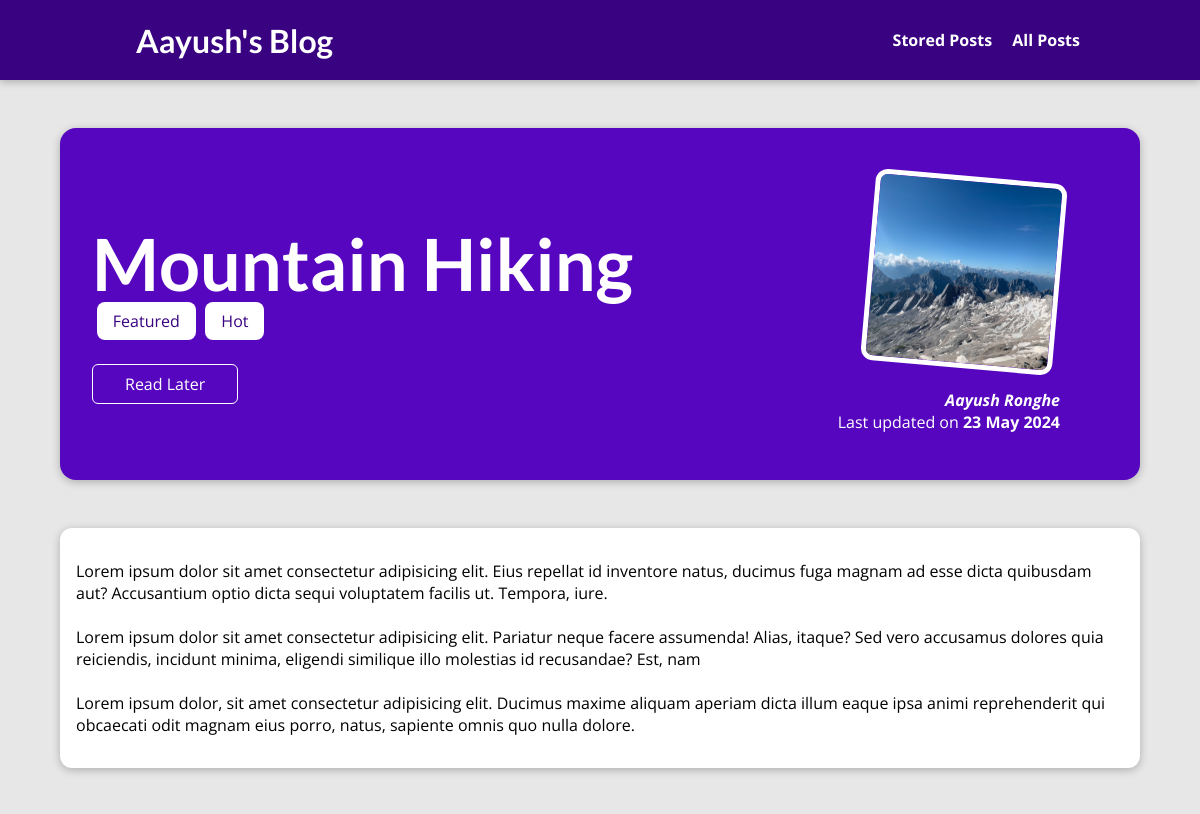
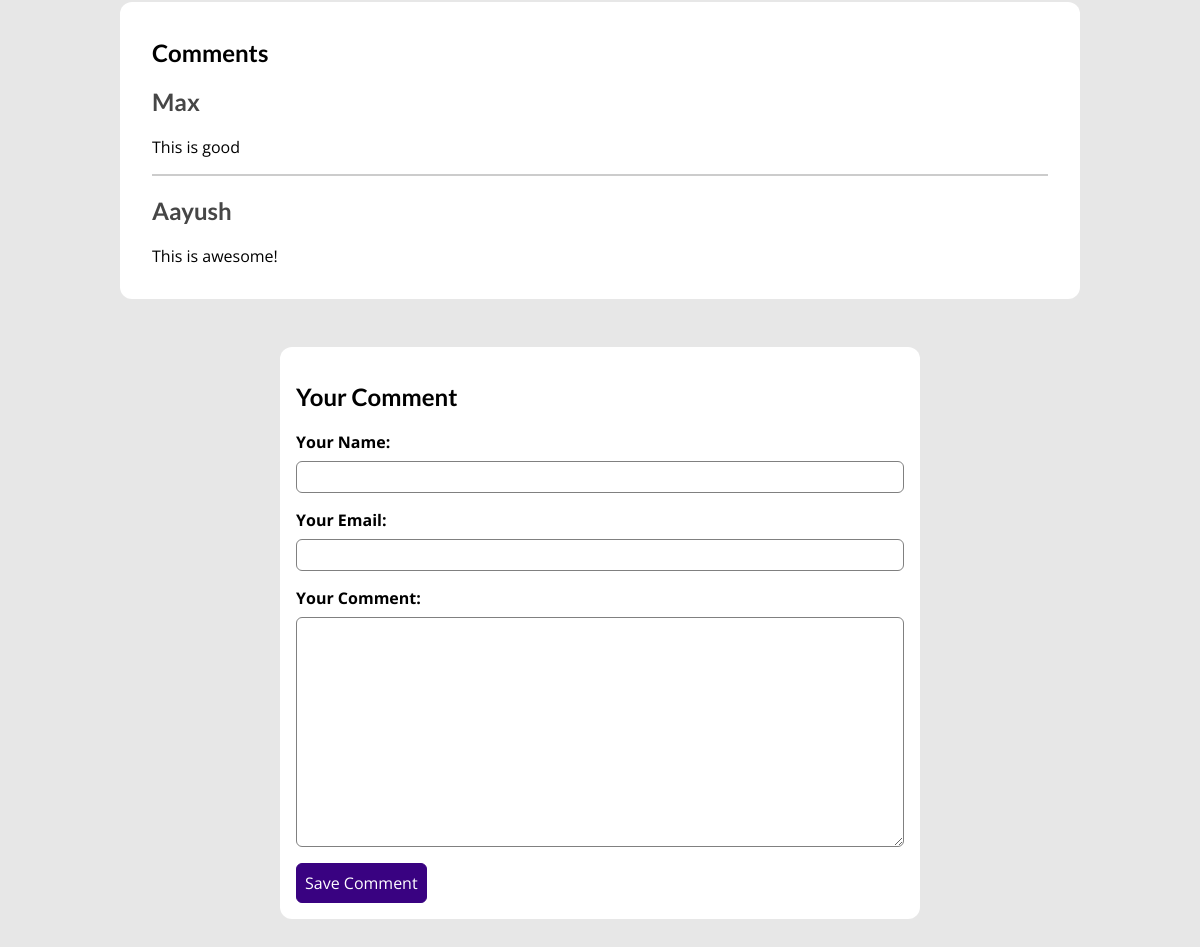
Screenshot of /posts/hike-in-the-mountians with the database file from the repository (2 pictures, top to bottom).
### blog/models.py (models this page shows, shortened)
class Post(models.Model):
    title=models.CharField(max_length=150)
    excerpt=models.CharField(max_length=200)
    image=models.ImageField(upload_to="posts",null=True)
    date=models.DateField()
    slug=models.SlugField(unique=True,db_index=True)
    content=models.TextField(validators=[MinLengthValidator(10)])
    author=models.ForeignKey(Author,on_delete=models.SET_NULL,null=True,related_name="posts")
    tags=models.ManyToManyField(Tag)

class Tag(models.Model):
    caption=models.CharField(max_length=20)

class Author(models.Model):
    first_name=models.CharField(max_length=100)
    last_name=models.CharField(max_length=100)
    email_address=models.EmailField()
    def full_name(self):
        return f"{self.first_name} {self.last_name}"
    def __str__(self):
        return self.full_name()

class Comment(models.Model):
    user_name=models.CharField(max_length=120)
    user_email=models.EmailField()
    text=models.TextField(max_length=400)
    post=models.ForeignKey(Post,on_delete=models.CASCADE,related_name="comments")

### blog/views.py (the view, shortened to what this page needs)
# urls.py: path("posts/<slug:slug>",views.SinglePostView.as_view(),name="post-detail-page"),
class SinglePostView(View):
    def is_stored_post(self,req,post_id):
        stored_posts=req.session.get("stored_posts")
        if stored_posts is not None:
            is_saved_for_later=post_id in stored_posts
        else:
            is_saved_for_later=False
        return is_saved_for_later
    def get(self,req,slug):
        post=Post.objects.get(slug=slug)
        context={
            "post":post,
            "post_tags":post.tags.all(),
            "comment_form":CommentForm(),
            "comments":post.comments.all().order_by("-id"),
            "saved_for_later":self.is_stored_post(req,post.id)
        }
        return render(req,"blog/post-detail.html",context)

### blog/forms.py
class CommentForm(forms.ModelForm):
    class Meta:
        model=Comment
        exclude=["post"]
        labels={
            "user_name":"Your Name",
            "user_email":"Your Email",
            "text":"Your Comment"
        }

### blog/templates/blog/post-detail.html (shortened to what this page needs)
{% extends "base.html" %}
{% load static %}
{% block css_files %}<link rel="stylesheet" href="{% static "blog/post-detail.css" %}">{% endblock css_files %}
{% block content %}
<section id="summary">
    <h2>{{post.title}}</h2>
    <div>{% for tag in post_tags %}<span class="tag">{{tag.caption}}</span>{% endfor %}</div>
    <div id="read-later">
        <form action="{% url "read-later" %}" method="POST">
            <button>
                {% if saved_for_later %}
                Remove from "Read Later" list
                {% else %}
                    Read Later
                {% endif %}
            </button>
        </form>
    </div>
    <article>
        <img src="{{post.image.url}}" alt="Post Title">
        <address>
           <a href="mailto:{{post.author.email_address}}"> {{post.author}}</a>
        </address>
        <div>
            Last updated on <time datetime="">{{post.date|date:"d M Y"}}</time>
        </div>
    </article>
</section>
<main>
    {{post.content|linebreaks}}
</main>
<section id='comments'>
    <h1>Comments</h1>
    <ul>
        {% for comment in comments %}
            <li>
                <h2>{{comment.user_name}}</h2>
                <p>{{comment.text|linebreaks}}</p>
            </li>
        {% endfor %}
    </ul>
</section>
<section  id="comment-form">
    <h2>Your Comment</h2>
    <form action="{% url "post-detail-page" post.slug %}" method="POST">
        {% for form_field in comment_form %}
        <div class="form-control {% if form_field.errors %}invalid{% endif %}">
            {{form_field.label_tag}}
            {{form_field}}
        </div>
        {% endfor %}
        <button>Save Comment</button>
    </form>
</section>
{% endblock content %}

### templates/base.html (shortened to what this page needs)
{% load static %}
<!DOCTYPE html>
<html lang="en">
<head>
    <link rel="stylesheet" href="{% static "app.css" %}">
    {% block css_files %}{% endblock css_files %}
</head>
<body>
    <header id="main-navigation">
        <h1><a href="{% url "starting-page" %}">Aayush's Blog</a></h1>
        <nav>
            <a href="{% url "read-later" %}">Stored Posts</a>
            <a href="{% url "posts-page" %}">All Posts</a>
        </nav>
    </header>
    {% block content %}{% endblock content %}
</body>
</html>

### static/app.css (style rules this page uses)
* { box-sizing: border-box; }
html { font-family: 'Open Sans', 'Lato', sans-serif; }
body { margin: 0; }
h1, h2, h3 { font-family: 'Lato', sans-serif; font-weight: bold; }
#main-navigation { width: 100%; height: 5rem; display: flex; justify-content: space-between; align-items: center; padding: 0 10%; position: absolute; top: 0; left: 0; }
#main-navigation a { text-decoration: none; color: white; font-weight: bold; margin-left: 1rem; }

### blog/static/blog/post-detail.css (style rules this page uses)
body { background-color: #e7e7e7; }
#main-navigation { background-color: #390281; box-shadow: 0 2px 8px rgba(0, 0, 0, 0.25); }
#summary { margin: 8rem auto 3rem auto; padding: 2rem; width: 90%; max-width: 90rem; border-radius: 16px; background-color: #5706c0; position: relative; box-shadow: 0 2px 8px rgba(0, 0, 0, 0.25); height: 22rem; }
#summary h2 { color: white; font-size: 4.5rem; margin-bottom: 0.25rem; }
#summary article { position: absolute; top: 2rem; right: 3rem; padding: 1rem 2rem; border-radius: 12px; text-align: right; color: white; }
#summary article img { width: 12rem; height: 12rem; border-radius: 12px; transform: rotateZ(5deg); border: 5px solid white; margin-bottom: 1rem; }
#summary address { font-weight: bold; }
#summary a { color: white; text-decoration: none; }
#summary time { font-weight: bold; }
main { width: 90%; max-width: 90rem; margin: 3rem auto; background-color: white; padding: 1rem; border-radius: 12px; box-shadow: 0 2px 8px rgba(0, 0, 0, 0.25); }
.tag { background-color: white; color:#390281; margin:0 0.3rem; padding:0.5rem 1rem; border-radius: 8px; }
#comment-form { width:90%; margin:3rem auto; max-width:40rem; border-radius:12px; background-color: white; box-sizing: 0 2px 8px rgba(0,0,0,0.25); padding:1rem; }
#comment-form button { font:inherit; background-color: #390281; color:white; border:1px solid #390281; padding:0.5rem 0.5rem; border-radius: 6px; cursor: pointer; }
.form-control { margin-bottom: 1rem; }
.form-control label { font-weight: bold; margin-bottom: 0.5rem; display: block; }
.form-control input, .form-control textarea { display: block; width:100%; font:inherit; padding:0.25rem; border-radius: 6px; border:1px solid gray }
#comments { width:90%; margin:3rem auto; max-width:60rem; border-radius:12px; background-color: white; box-sizing: 0 2px 8px rgba(0,0,0,0.25); padding:1rem 2rem; }
#comments ul { list-style: none; margin:0; padding:0; }
#comments li { margin-bottom:1rem; border-bottom: 2px solid #ccc; }
#comments li:last-of-type { border-bottom: none; }
#comments h2 { color:#464646; }
#read-later { margin:2rem 0; }
#read-later button { background-color: transparent; border:1px solid white; padding: 0.5rem 2rem; font:inherit; color:white; cursor: pointer; border-radius: 6px; transition: all 0.2s ease-in-out; }

### rows the page displays
Post: title "Mountain Hiking", image (picture), author "Aayush Ronghe", date "23 May 2024", content "Lorem ipsum dolor sit amet consectetur adipisicing elit. Eius repellat id inventore natus, ducimus fuga magnam ad esse dicta quibusdam aut? Accusantium optio dicta sequi voluptatem facilis ut. Tempora, iure. Lorem ipsum dolor sit amet consectetur adipisicing elit. Pariatur neque facere assumenda! Alias, itaque? Sed vero accusamus dolores quia reiciendis, incidunt minima, eligendi similique illo molestias id recusandae? Est, nam Lorem ipsum dolor, sit amet consectetur adipisicing elit. Ducimus maxime aliquam aperiam dicta illum eaque ipsa animi reprehenderit qui obcaecati odit magnam eius porro, natus, sapiente omnis quo nulla dolore."
Tag: caption "Featured"
Tag: caption "Hot"
Comment: user_name "Max", text "This is good"
Comment: user_name "Aayush", text "This is awesome!"
